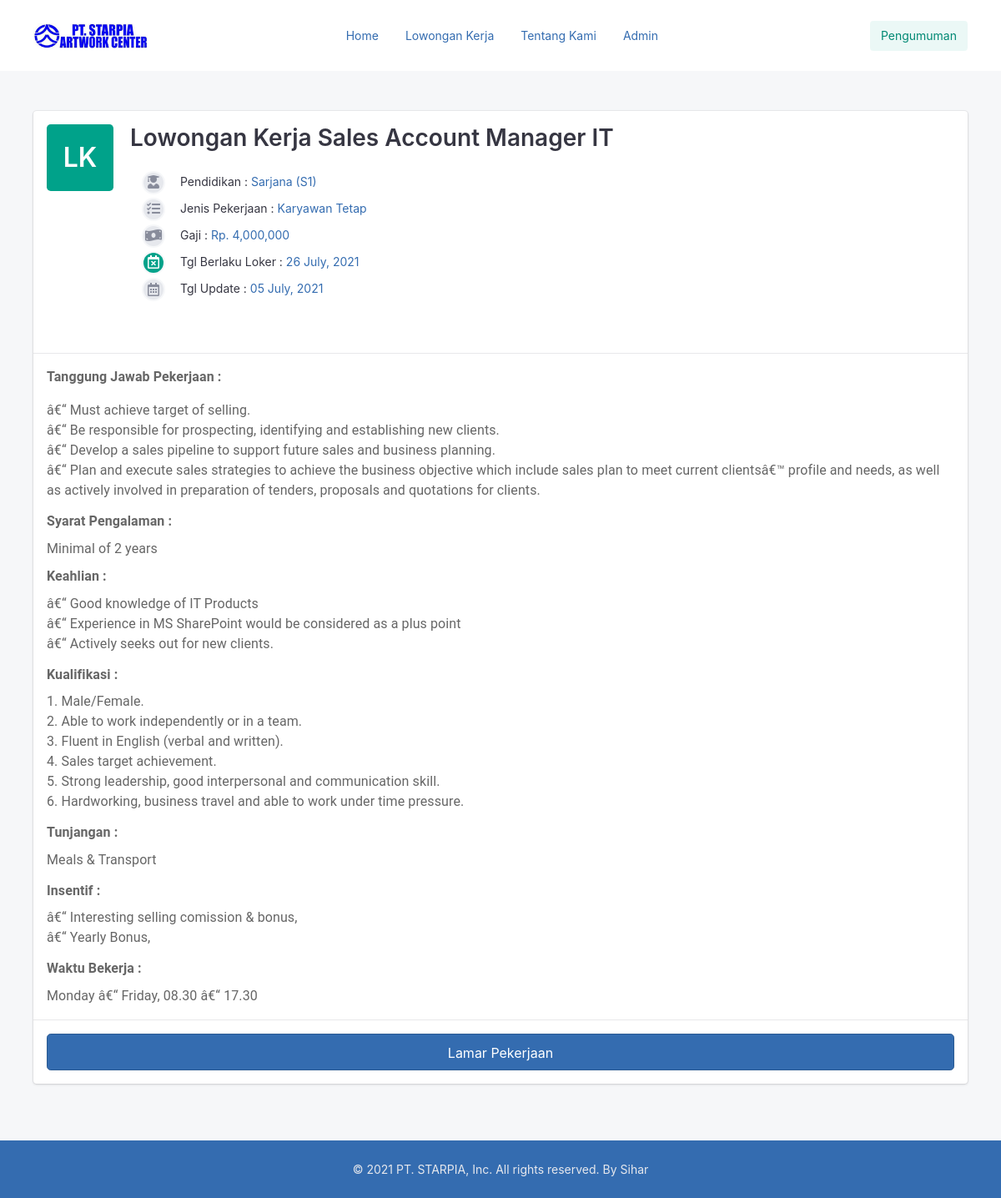
Screenshot of /loker_detail.php?loker_id=5 with the database file from the repository.
### tables this page shows
CREATE TABLE `tbl_loker`  (
  `id_loker` int(11) NOT NULL AUTO_INCREMENT,
  `judul_loker` varchar(100) NULL DEFAULT NULL,
  `deskripsi_pekerjaan` longtext NULL,
  `pendidikan` varchar(50) NULL DEFAULT NULL,
  `gaji` double NULL DEFAULT NULL,
  `jenis_pekerjaan` varchar(50) NULL DEFAULT NULL,
  `tgl_update` date NULL DEFAULT NULL,
  `tgl_berlaku` date NULL DEFAULT NULL,
  PRIMARY KEY (`id_loker`) USING BTREE
);

### loker_detail.php (the view)
<?php
include "_header.php";
include "koneksi.php";
$id_loker = $_GET['loker_id'];
$sql = $koneksi->query("select * from tbl_loker where id_loker = '$id_loker'");
$loker = $sql->fetch_assoc();
if (date("Y-m-d") >= $loker['tgl_berlaku']) {
    $status = "danger";
} else {
    $status = "success";
}
?>
<section class="py-5 bg-light">
    <div class="container">
        <div class="card card-fluid">
            <div class="card-body">
                <header class="page-title-bar">
                    <div class="row text-center text-sm-left">
                        <div class="col-sm-auto col-12 mb-2">
                            <span class="tile tile-xl bg-<?= $status ?>">LK</span>
                        </div>
                        <div class="col">
                            <h1 class="page-title"> <?= $loker['judul_loker'] ?> </h1>
                            <ul class="timeline timeline-fluid mt-4">
                                <li class="timeline-item">
                                    <div class="timeline-figure">
                                        <span class="tile tile-circle tile-sm"><i class="fas fa-user-graduate fa-lg"></i></span>
                                    </div>
                                    <div class="timeline-body">
                                        <div class="media">
                                            <div class="media-body">
                                                <p class="mb-0">
                                                    Pendidikan : <a href="#"><?= $loker['pendidikan'] ?></a>
                                                </p>
                                            </div>
                                        </div>
                                    </div>
                                </li>
                                <li class="timeline-item">
                                    <div class="timeline-figure">
                                        <span class="tile tile-circle tile-sm"><i class="fa fa-tasks fa-lg"></i></span>
                                    </div>
                                    <div class="timeline-body">
                                        <div class="media">
                                            <div class="media-body">
                                                <p class="mb-0">
                                                    Jenis Pekerjaan : <a href="#"><?= $loker['jenis_pekerjaan'] ?></a>
                                                </p>
                                            </div>
                                        </div>
                                    </div>
                                </li>
                                <li class="timeline-item">
                                    <div class="timeline-figure">
                                        <span class="tile tile-circle tile-sm"><i class="fa fa-money-bill-wave fa-lg"></i></span>
                                    </div>
                                    <div class="timeline-body">
                                        <div class="media">
                                            <div class="media-body">
                                                <p class="mb-0">
                                                    Gaji : <a href="#">Rp. <?= number_format($loker['gaji']) ?></a>
                                                </p>
                                            </div>
                                        </div>
                                    </div>
                                </li>
                                <li class="timeline-item">
                                    <div class="timeline-figure">
                                        <span class="tile tile-circle tile-sm bg-<?= $status ?>"><i class="far fa-calendar-times fa-lg"></i></span>
                                    </div>
                                    <div class="timeline-body">
                                        <div class="media">
                                            <div class="media-body">
                                                <p class="mb-0">
                                                    Tgl Berlaku Loker : <a href="#"> <?= date("d F, Y", strtotime($loker['tgl_berlaku'])) ?></a>
                                                </p>
                                            </div>
                                        </div>
                                    </div>
                                </li>
                                <li class="timeline-item">
                                    <div class="timeline-figure">
                                        <span class="tile tile-circle tile-sm"><i class="far fa-calendar-alt fa-lg"></i></span>
                                    </div>
                                    <div class="timeline-body">
                                        <div class="media">
                                            <div class="media-body">
                                                <p class="mb-0">
                                                    Tgl Update : <a href="#"> <?= date("d F, Y", strtotime($loker['tgl_update'])) ?></a>
                                                </p>
                                            </div>
                                        </div>
                                    </div>
                                </li>
                            </ul>
                        </div>
                    </div>
                </header>
            </div>
            <div class="card-body border-top">
                <?= $loker['deskripsi_pekerjaan'] ?>
            </div>
            <?php if (date("Y-m-d") <= $loker['tgl_berlaku']) { ?>
                <div class="card-body border-top">
                    <a href="lamar_pekerjaan.php?loker_id=<?= $loker['id_loker'] ?>" class="btn btn-primary btn-lg btn-block">Lamar Pekerjaan</a>
                </div>
            <?php } ?>
        </div>
    </div>
</section>
<?php
include "_footer.php";
?>

### rows the page displays
tbl_loker: judul_loker "Lowongan Kerja Sales Account Manager IT", pendidikan "Sarjana (S1)", jenis_pekerjaan "Karyawan Tetap", gaji "4,000,000", tgl_berlaku "26 July, 2021", tgl_update "05 July, 2021", deskripsi_pekerjaan "Tanggung Jawab Pekerjaan : â€“ Must achieve target of selling. â€“ Be responsible for prospecting, identifying and establishing new clients. â€“ Develop a sales pipeline to support future sales and business planning. â€“ Plan and execute sales strategies to achieve the business objective which include sales plan to meet current clientsâ€™ profile and needs, as well as actively involved in preparation of tenders, proposals and quotations for clients. Syarat Pengalaman : Minimal of 2 years Keahlian : â€“ Good knowledge of IT Products â€“ Experience in MS SharePoint would be considered as a plus point â€“ Actively seeks out for new clients. Kualifikasi : 1. Male/Female. 2. Able to work…"
